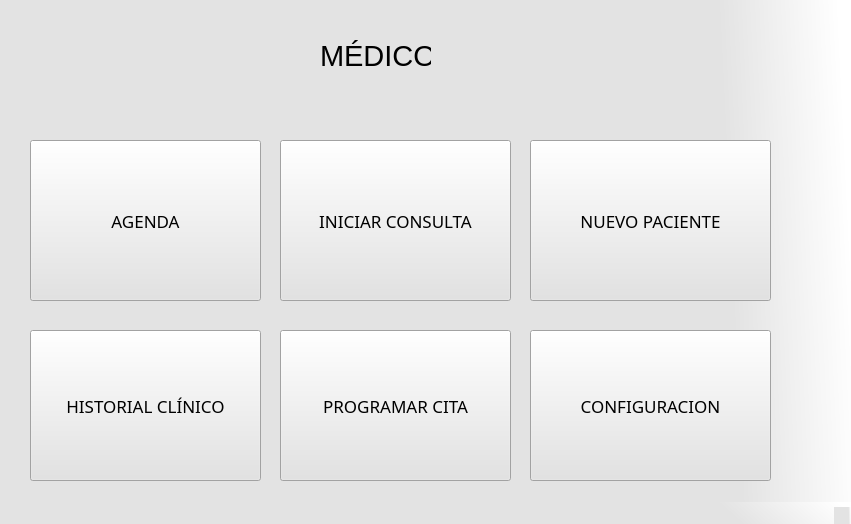
<?xml version="1.0" encoding="UTF-8"?>
<ui version="4.0">
 <class>Medico_MainWindow</class>
 <widget class="QMainWindow" name="Medico_MainWindow">
  <property name="geometry">
   <rect>
    <x>0</x>
    <y>0</y>
    <width>851</width>
    <height>524</height>
   </rect>
  </property>
  <property name="windowTitle">
   <string>Médico</string>
  </property>
  <property name="styleSheet">
   <string notr="true">background-color: qlineargradient(spread:pad, x1:0, y1:0.58, x2:1, y2:0.551, stop:0.857955 rgba(227, 227, 227, 255), stop:1 rgba(255, 255, 255, 255));</string>
  </property>
  <widget class="QWidget" name="centralwidget">
   <widget class="QPushButton" name="Btn_Agenda_m">
    <property name="geometry">
     <rect>
      <x>30</x>
      <y>140</y>
      <width>231</width>
      <height>161</height>
     </rect>
    </property>
    <property name="font">
     <font>
      <family>Yu Gothic UI Light</family>
      <pointsize>13</pointsize>
      <weight>50</weight>
      <bold>false</bold>
      <underline>false</underline>
     </font>
    </property>
    <property name="styleSheet">
     <string notr="true">background-color: rgb(227, 227, 227);</string>
    </property>
    <property name="text">
     <string>AGENDA</string>
    </property>
   </widget>
   <widget class="QPushButton" name="Btn_iniciar_consulta_m">
    <property name="geometry">
     <rect>
      <x>280</x>
      <y>140</y>
      <width>231</width>
      <height>161</height>
     </rect>
    </property>
    <property name="font">
     <font>
      <family>Yu Gothic UI Light</family>
      <pointsize>13</pointsize>
      <weight>50</weight>
      <bold>false</bold>
      <underline>false</underline>
     </font>
    </property>
    <property name="styleSheet">
     <string notr="true">background-color: rgb(227, 227, 227);</string>
    </property>
    <property name="text">
     <string>INICIAR CONSULTA</string>
    </property>
   </widget>
   <widget class="QPushButton" name="Btn_nuevopaciente_m">
    <property name="geometry">
     <rect>
      <x>530</x>
      <y>140</y>
      <width>241</width>
      <height>161</height>
     </rect>
    </property>
    <property name="font">
     <font>
      <family>Yu Gothic UI Light</family>
      <pointsize>13</pointsize>
      <weight>50</weight>
      <bold>false</bold>
      <underline>false</underline>
     </font>
    </property>
    <property name="styleSheet">
     <string notr="true">background-color: rgb(227, 227, 227);</string>
    </property>
    <property name="text">
     <string>NUEVO PACIENTE</string>
    </property>
   </widget>
   <widget class="QPushButton" name="btn_config_m">
    <property name="geometry">
     <rect>
      <x>530</x>
      <y>330</y>
      <width>241</width>
      <height>151</height>
     </rect>
    </property>
    <property name="font">
     <font>
      <family>Yu Gothic UI Light</family>
      <pointsize>13</pointsize>
      <weight>50</weight>
      <bold>false</bold>
      <underline>false</underline>
     </font>
    </property>
    <property name="styleSheet">
     <string notr="true">background-color: rgb(227, 227, 227);</string>
    </property>
    <property name="text">
     <string>CONFIGURACION</string>
    </property>
   </widget>
   <widget class="QPushButton" name="btn_historialclinico_m">
    <property name="geometry">
     <rect>
      <x>30</x>
      <y>330</y>
      <width>231</width>
      <height>151</height>
     </rect>
    </property>
    <property name="font">
     <font>
      <family>Yu Gothic UI Light</family>
      <pointsize>13</pointsize>
      <weight>50</weight>
      <bold>false</bold>
      <underline>false</underline>
     </font>
    </property>
    <property name="styleSheet">
     <string notr="true">background-color: rgb(227, 227, 227);</string>
    </property>
    <property name="text">
     <string>HISTORIAL CLÍNICO</string>
    </property>
   </widget>
   <widget class="QPushButton" name="Btn_buscarpaciente_m">
    <property name="geometry">
     <rect>
      <x>280</x>
      <y>330</y>
      <width>231</width>
      <height>151</height>
     </rect>
    </property>
    <property name="font">
     <font>
      <family>Yu Gothic UI Light</family>
      <pointsize>13</pointsize>
      <weight>50</weight>
      <bold>false</bold>
      <underline>false</underline>
     </font>
    </property>
    <property name="styleSheet">
     <string notr="true">background-color: rgb(227, 227, 227);</string>
    </property>
    <property name="text">
     <string>PROGRAMAR CITA</string>
    </property>
   </widget>
   <widget class="QLabel" name="label_medico">
    <property name="geometry">
     <rect>
      <x>320</x>
      <y>40</y>
      <width>111</width>
      <height>31</height>
     </rect>
    </property>
    <property name="font">
     <font>
      <pointsize>22</pointsize>
     </font>
    </property>
    <property name="styleSheet">
     <string notr="true">background-color: rgb(227, 227, 227);</string>
    </property>
    <property name="text">
     <string>MÉDICO</string>
    </property>
   </widget>
  </widget>
  <widget class="QMenuBar" name="menubar">
   <property name="geometry">
    <rect>
     <x>0</x>
     <y>0</y>
     <width>851</width>
     <height>21</height>
    </rect>
   </property>
  </widget>
  <widget class="QStatusBar" name="statusbar"/>
 </widget>
 <resources/>
 <connections/>
</ui>
